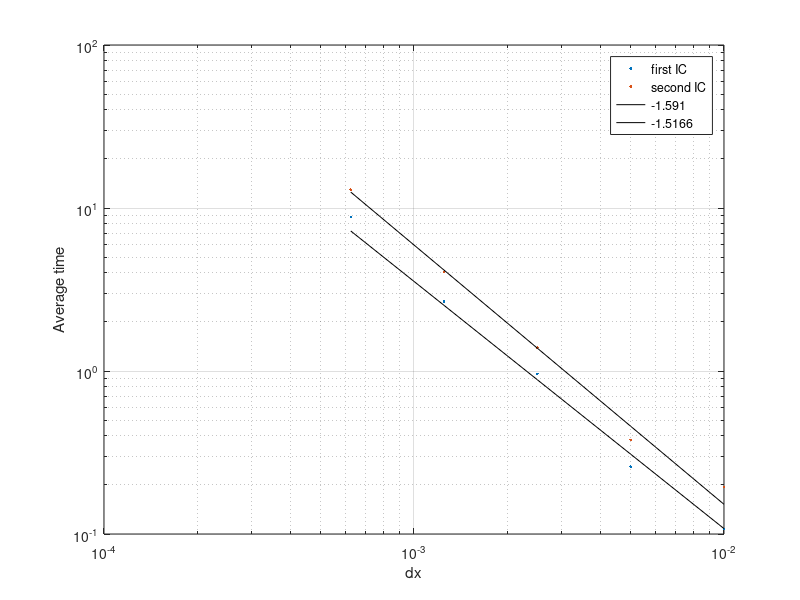

Here is the MATLAB script that generated this plot:
%% performance plot
clc;
close all;
clear;
%% performance
dx = [0.01; 0.005; 0.0025; 0.00125; 0.000625];

 t1 = [0.021078 0.023511 0.020414 0.020510 0.021480;
       0.056424 0.050737 0.050780 0.051324 0.050160;
       0.185856 0.183104 0.197331 0.199605 0.195946;
       0.537020 0.538235 0.537102 0.523473 0.532027;
       1.709848 1.789554 1.766340 1.750415 1.797214];

 t2 = [0.048333 0.033018 0.036200 0.036147 0.039900;
     0.075271 0.075834 0.075253 0.077104 0.075289;
     0.277125 0.275365 0.279388 0.278109 0.281152;
     0.810744 0.809025 0.802739 0.807690 0.807626
     2.631252 2.615852 2.571127 2.547544 2.606592 ];
 
 t1Aver = zeros(length(dx),1);
 t2Aver = zeros(length(dx),1);
 for i = 1: size(dx)
     t1Aver(i) = sum(t1(i,:));
     t2Aver(i) = sum(t2(i,:));
 end
%% compute order of growth
compute_rate  = @(err, h)(log(err(1:end-1)./err(2:end)) ./ log(h(1:end-1)./h(2:end)));
p1 = compute_rate(t1Aver, dx);
averp1 = sum(p1)/length(p1);
p2 = compute_rate(t2Aver, dx);
averp2 = sum(p2)/length(p2);

%% plot
loglog(dx, t1Aver, '.', dx, t2Aver, '.', dx, dx.^(averp1)*1.e-4, 'k-',dx, dx.^(averp2)*1.e-4, 'k-', 'markersize', 15);
legend('first IC', 'second IC', num2str(averp1), num2str(averp2));
xlabel 'dx';
ylabel 'Average time';
grid on;